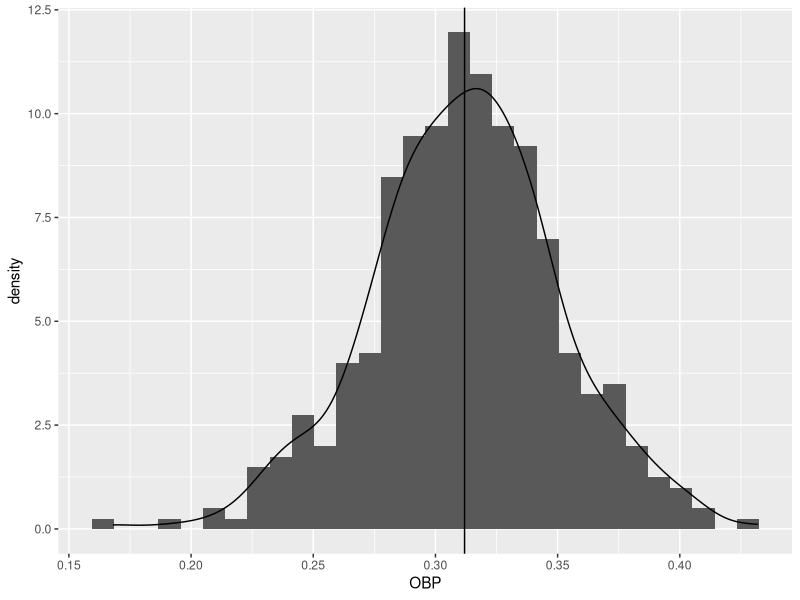
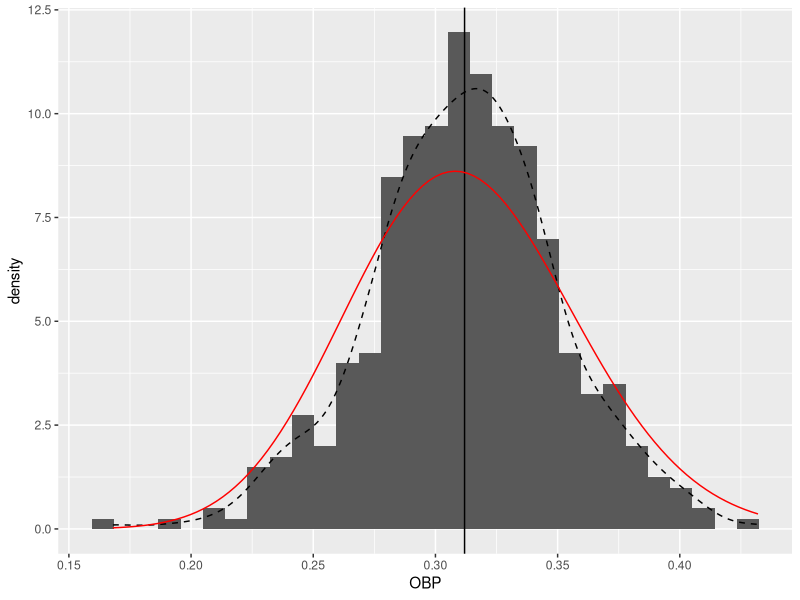
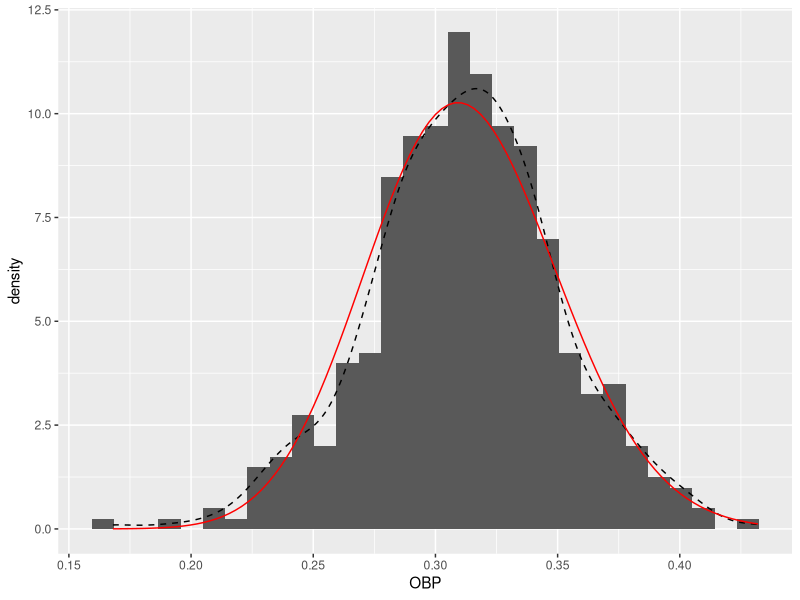
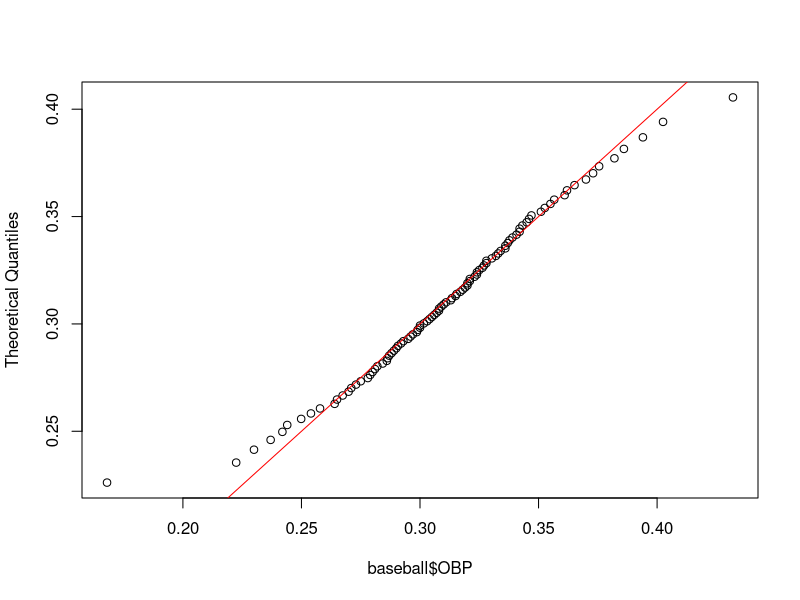

Generate these figures, in order, with R:
## ---- chunk 1
set.seed(1) # Please don't remove this code!
## ---- chunk 2
baseball <- read.csv("baseball.csv", header = T)
nrow(baseball)
min(baseball$PA)
baseball$Name[which.max(baseball$PA)]
range(baseball$OBP)
mean(baseball$OBP)
## ---- chunk 3
library(ggplot2)
ggplot(baseball) +
  geom_histogram(aes(x = OBP, y = ..density..)) +
  geom_density(aes(x = OBP)) +
  geom_vline(xintercept = mean(baseball$OBP))

## ---- chunk 4
this.mean <- mean(baseball$OBP)
beta_args <- list(shape1 = 100*this.mean, shape2 = 100 - 100*this.mean)
ggplot(baseball) +
  geom_histogram(aes(x = OBP, y = ..density..)) +
  geom_density(aes(x = OBP), linetype = "dashed") +
  geom_vline(xintercept = mean(baseball$OBP)) + 
  stat_function(aes(x = OBP), fun = dbeta, args = beta_args, color = "red")
## ---- chunk 5
beta.MMest <- function(data) {
  #estimates \hat{\alpha} and \hat{\beta} that best fit the data
  m <- mean(data)
  v <- var(data)
  alpha <- m/v*(m*(1-m)-v)
  beta <- (1-m)/v*(m*(1-m)-v)
  return(c(alpha, beta))
}
OBP.MM   <- beta.MMest(baseball$OBP)
beta_args <- list(shape1 = OBP.MM[1], shape2 = OBP.MM[2])
ggplot(baseball) +
  geom_histogram(aes(x = OBP, y = ..density..)) +
  geom_density(aes(x = OBP), linetype = "dashed") +
  stat_function(aes(x = OBP), fun = dbeta, args = beta_args, color = "red")
## ---- chunk 6
quantile(baseball$OBP, probs = seq(1, 99)/100)
a <- beta_args$shape1
b <- beta_args$shape2
qqplot(baseball$OBP, qbeta((1:99)/100, shape1 = a, shape2 = b),
       ylab = "Theoretical Quantiles")
abline(0, 1, col = "red")
## ---- chunk 7
neg.beta.ll <- function(params, data) {
a <- params[1]
b <- params[2]
return(-sum(dbeta(data, shape1 = a, shape2 = b, log = TRUE)))
}
beta_args
a <- beta_args$shape1
b <- beta_args$shape2
nlm(neg.beta.ll, c(a,b), data = baseball$OBP)$minimum
nlm(neg.beta.ll, c(a,b), data = baseball$OBP)$estimate
